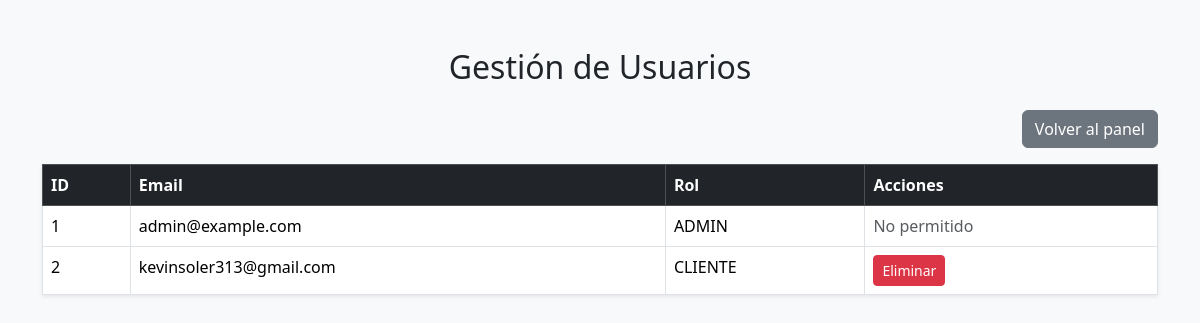
Page /admin/usuarios (signed in) on the committed database.
### models.py (models this page shows, shortened)
class User(db.Model):
    __tablename__ = 'users'
    id = db.Column(db.Integer, primary_key=True)
    email = db.Column(db.String(120), unique=True, nullable=False)
    password_hash = db.Column(db.String(128), nullable=False)
    role = db.Column(db.String(20), nullable=False)  # 'CLIENTE' o 'ADMIN'

### app.py (the view)
@app.route('/admin/usuarios')
@admin_required
def admin_usuarios():
    users = User.query.all()
    return render_template('admin_usuarios.html', users=users)

### app.py (called while the page is built)
def admin_required(f):
    @wraps(f)
    def decorated_function(*args, **kwargs):
        if session.get('role') != 'ADMIN':
            flash('Acceso restringido: solo administradores', 'danger')
            return redirect(url_for('index'))
        return f(*args, **kwargs)
    return decorated_function

### templates/admin_usuarios.html (shortened to what this page needs)
<!DOCTYPE html>
<html lang="es">
<head>
    <link rel="stylesheet" href="https://cdn.jsdelivr.net/npm/bootstrap@5.3.3/dist/css/bootstrap.min.css">
</head>
<body class="bg-light">
    <div class="container mt-5">
        <h2 class="mb-4 text-center">Gestión de Usuarios</h2>
        <div class="text-end mb-3">
            <a href="{{ url_for('admin_panel') }}" class="btn btn-secondary">Volver al panel</a>
        </div>
        {% if users %}
            <table class="table table-bordered table-hover bg-white shadow-sm">
                <thead class="table-dark">
                    <tr>
                        <th>ID</th>
                        <th>Email</th>
                        <th>Rol</th>
                        <th>Acciones</th>
                    </tr>
                </thead>
                <tbody>
                    {% for user in users %}
                        <tr>
                            <td>{{ user.id }}</td>
                            <td>{{ user.email }}</td>
                            <td>{{ user.role }}</td>
                            <td>
                                {% if user.role != 'ADMIN' %}
                                    <form action="{{ url_for('eliminar_usuario', user_id=user.id) }}" method="POST" style="display:inline;">
                                        <button type="submit" class="btn btn-danger btn-sm">Eliminar</button>
                                    </form>
                                {% else %}
                                    <span class="text-muted">No permitido</span>
                                {% endif %}
                            </td>
                        </tr>
                    {% endfor %}
                </tbody>
            </table>
        {% else %}
            <p class="text-center">No hay usuarios registrados.</p>
        {% endif %}
    </div>
</body>
</html>

### rows in the picture
User: id "1", email "admin@example.com", role "ADMIN", shows "No permitido"
User: id "2", email "kevinsoler313@gmail.com", role "CLIENTE"
